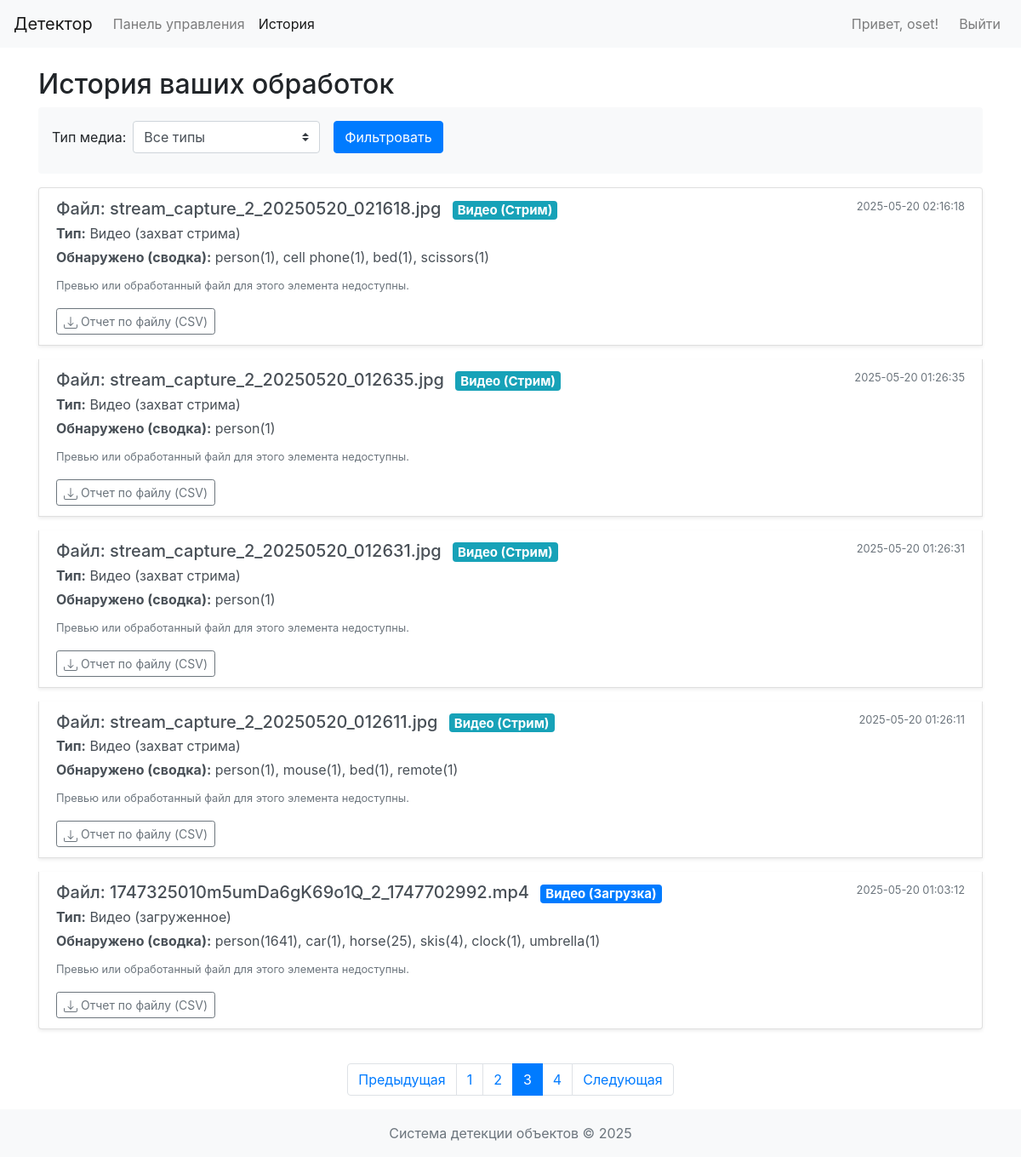
Screenshot of /history?page=3 (signed in) with the database file from the repository.
### app/models.py (models this page shows, shortened)
class Media(db.Model):
    __tablename__ = 'media'
    id = db.Column(db.Integer, primary_key=True)
    filename = db.Column(db.String(200), nullable=False) # Original uploaded name or generated stream video name
    file_path = db.Column(db.String(300), nullable=False) # Path to the primary file (original or stream video)
    upload_time = db.Column(db.DateTime, nullable=False, default=datetime.utcnow)
    media_type = db.Column(db.String(50), nullable=False) # 'image', 'video' (uploaded), 'stream_capture' (now a video)
    user_id = db.Column(db.Integer, db.ForeignKey('users.id'), nullable=False)
    detections = db.relationship('Detection', backref='media_source', lazy=True, cascade="all, delete-orphan")
    @property
    def media_type_rus(self):
        if self.media_type == 'image':
            return 'Изображение'
        elif self.media_type == 'video': # Uploaded video, processed into another video
            return 'Видео (загруженное)'
        elif self.media_type == 'stream_capture': # Live stream recorded as video
            return 'Видео (захват стрима)'
        return self.media_type

### app/routes.py (the view)
@main_bp.route('/history')
@login_required
def history_page():
    page = request.args.get('page', 1, type=int);
    user_media_q = Media.query.filter_by(user_id=session['user_id'])
    media_type_f = request.args.get('media_type')
    if media_type_f: user_media_q = user_media_q.filter(Media.media_type == media_type_f)
    pagination = user_media_q.order_by(Media.upload_time.desc()).paginate(page=page, per_page=5, error_out=False)
    items = []
    for m_item in pagination.items:
        summary = {};
        preview_img = None;
        assoc_vid = None
        if m_item.media_type == 'image':
            for d in m_item.detections: summary[d.object_class] = summary.get(d.object_class, 0) + 1
            fn = next((d.result_frame_filename for d in m_item.detections if
                       d.result_frame_filename and d.result_frame_filename.startswith("result_img_")), None)
            if not fn and m_item.filename: fn = f"result_img_{m_item.filename}"
            if fn and os.path.exists(os.path.join(current_app.config['UPLOAD_FOLDER'], fn)): preview_img = fn
        elif m_item.media_type == 'video':
            for d in m_item.detections:
                if d.bbox_x == -2: summary[d.object_class] = summary.get(d.object_class, 0) + int(d.confidence)
            fn = next((d.result_frame_filename for d in m_item.detections if
                       d.bbox_x == -2 and d.result_frame_filename and d.result_frame_filename.startswith("processed_")),
                      None)
            if not fn and m_item.filename: base, _ = os.path.splitext(m_item.filename); fn = f"processed_{base}.mp4"
            if fn and os.path.exists(os.path.join(current_app.config['UPLOAD_FOLDER'], fn)): assoc_vid = fn
        elif m_item.media_type == 'stream_capture':
            assoc_vid = m_item.filename
            if not os.path.exists(os.path.join(current_app.config['UPLOAD_FOLDER'], assoc_vid)): assoc_vid = None
            for d in m_item.detections: summary[d.object_class] = summary.get(d.object_class, 0) + 1
        items.append({'media': m_item, 'detections_summary_str': (
            ", ".join([f"{k}({v})" for k, v in summary.items()]) if summary else "Нет"),
                      'preview_image_file': preview_img, 'associated_video_file': assoc_vid})
    return render_template('history_page.html', media_items=items, pagination=pagination,
                           current_media_type_filter=media_type_f)

### app/routes.py (called while the page is built)
def login_required(f):
    @wraps(f)
    def decorated_function(*args, **kwargs):
        if 'user_id' not in session:
            flash('Пожалуйста, войдите в систему для доступа к этой странице.', 'warning')
            return redirect(url_for('main.login'))
        return f(*args, **kwargs)
    return decorated_function

### app/templates/history_page.html (shortened to what this page needs)
{% extends "base.html" %}
{% block content %}
<h2>История ваших обработок</h2>
<form method="GET" action="{{ url_for('main.history_page') }}" class="form-inline mb-3 p-3 bg-light rounded">
    <div class="form-group mr-sm-3 mb-2">
        <label for="media_type_filter" class="mr-2">Тип медиа:</label>
        <select name="media_type" id="media_type_filter" class="form-control custom-select">
            <option value="">Все типы</option>
        </select>
    </div>
    <button type="submit" class="btn btn-primary mb-2">Фильтровать</button>
</form>
{% if not media_items and (not pagination or not pagination.items) %}
<div class="alert alert-info" role="alert">
    У вас пока нет обработанных файлов, соответствующих фильтру.
</div>
{% else %}
<div class="list-group">
    {% for item_data in media_items %}
    <div class="list-group-item list-group-item-action flex-column align-items-start mb-3 shadow-sm">
        <div class="d-flex w-100 justify-content-between">
            <h5 class="mb-1">
                Файл: {{ item_data.media.filename }}
                {% if item_data.media.media_type == 'stream_capture' %}<span class="badge badge-info ml-2">Видео (Стрим)</span>
                {% elif item_data.media.media_type == 'video' %}<span class="badge badge-primary ml-2">Видео (Загрузка)</span>
                {% elif item_data.media.media_type == 'image' %}<span class="badge badge-secondary ml-2">Изображение</span>
                {% endif %}
            </h5>
            <small class="text-muted">{{ item_data.media.upload_time.strftime('%Y-%m-%d %H:%M:%S') }}</small>
        </div>
        <p class="mb-1"><span class="font-weight-bold">Тип:</span> {{ item_data.media.media_type_rus }}</p>
        <p class="mb-1"><span class="font-weight-bold">Обнаружено (сводка):</span> {{ item_data.detections_summary_str }}</p>
        {% if item_data.media.media_type == 'image' and item_data.preview_image_file %}
            <div class="mt-2">
                <p class="font-weight-bold mb-1">Результат (изображение):</p>
                <a href="{{ url_for('main.results_file', filename=item_data.preview_image_file) }}" target="_blank" title="Открыть результат">
                    <img src="{{ url_for('main.results_file', filename=item_data.preview_image_file) }}" alt="Результат обработки изображения" class="img-thumbnail" style="max-height: 150px; max-width: 200px;">
                </a>
            </div>
        {% else %}
            <p class="mt-2"><small class="text-muted">Превью или обработанный файл для этого элемента недоступны.</small></p>
        {% endif %}
        <div class="mt-2">
            <a href="{{ url_for('main.download_media_report', media_id=item_data.media.id) }}" class="btn btn-sm btn-outline-secondary">
                Отчет по файлу (CSV)
            </a>
        </div>
    </div>
    {% endfor %}
</div>
{% if pagination and pagination.pages > 1 %}
<nav aria-label="Page navigation" class="mt-4">
    <ul class="pagination justify-content-center">
        {% if pagination.has_prev %}
        <li class="page-item"><a class="page-link" href="{{ url_for('main.history_page', page=pagination.prev_num, media_type=current_media_type_filter) }}">Предыдущая</a></li>
        {% else %}
        <li class="page-item disabled"><span class="page-link">Предыдущая</span></li>
        {% endif %}
        {% for page_num in pagination.iter_pages(left_edge=1, right_edge=1, left_current=1, right_current=2) %}
            {% if page_num %}
                {% if pagination.page == page_num %}
                <li class="page-item active"><span class="page-link">{{ page_num }}</span></li>
                {% else %}
                <li class="page-item"><a class="page-link" href="{{ url_for('main.history_page', page=page_num, media_type=current_media_type_filter) }}">{{ page_num }}</a></li>
                {% endif %}
            {% else %}
            <li class="page-item disabled"><span class="page-link">...</span></li>
            {% endif %}
        {% endfor %}
        {% if pagination.has_next %}
        <li class="page-item"><a class="page-link" href="{{ url_for('main.history_page', page=pagination.next_num, media_type=current_media_type_filter) }}">Следующая</a></li>
        {% else %}
        <li class="page-item disabled"><span class="page-link">Следующая</span></li>
        {% endif %}
    </ul>
</nav>
{% endif %}
{% endif %}
{% endblock %}

### static/css/style.css (style rules this page uses)
body { padding-bottom: 20px; }

### rows the page displays
Media: media.filename "stream_capture_2_20250520_021618.jpg", media.upload_time "2025-05-20 02:16:18", media.media_type_rus "Видео (захват стрима)"
Media: media.filename "stream_capture_2_20250520_012635.jpg", media.upload_time "2025-05-20 01:26:35", media.media_type_rus "Видео (захват стрима)"
Media: media.filename "stream_capture_2_20250520_012631.jpg", media.upload_time "2025-05-20 01:26:31", media.media_type_rus "Видео (захват стрима)"
Media: media.filename "stream_capture_2_20250520_012611.jpg", media.upload_time "2025-05-20 01:26:11", media.media_type_rus "Видео (захват стрима)"
Media: media.filename "1747325010m5umDa6gK69o1Q_2_1747702992.mp4", media.upload_time "2025-05-20 01:03:12", media.media_type_rus "Видео (загруженное)"

### other values shown
{{ session.username }} "oset"
{{ item_data.detections_summary_str }} "person(1), cell phone(1), bed(1), scissors(1)" "person(1)" "person(1)" "person(1), mouse(1), bed(1), remote(1)" "person(1641), car(1), horse(25), skis(4), clock(1), umbrella(1)"
{{ page_num }} "1" "2" "4"
{{ page_num }} "3"
